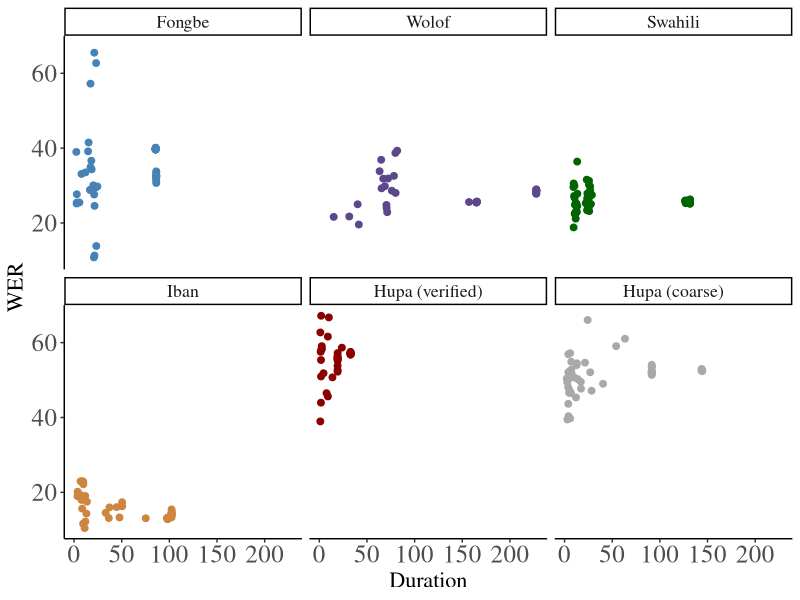
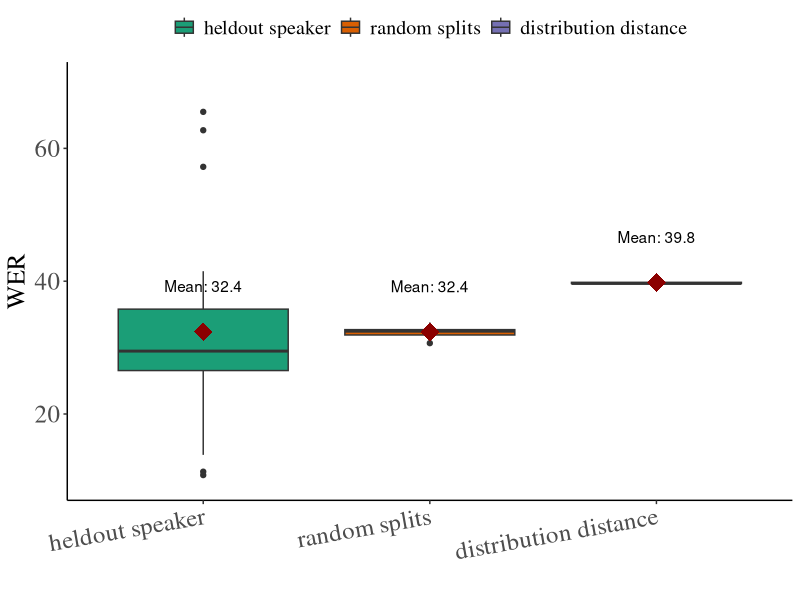
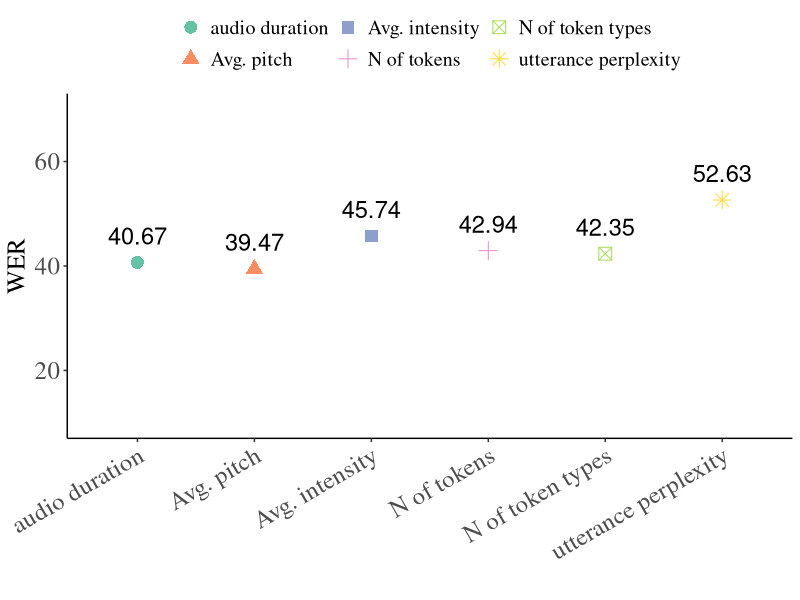

The R source for these figures, in order:
library(ggplot2)

fongbe <- read.csv('fongbe_eval.txt', header = T, sep = '\t')
fongbe$Duration <- fongbe$Duration / 60
fongbe$Language <- rep('Fongbe', nrow(fongbe))
fongbe$Evaluation <- replace(fongbe$Evaluation, fongbe$Evaluation == 'random_different', 'random splits')
fongbe$Evaluation <- replace(fongbe$Evaluation, fongbe$Evaluation == 'distance', 'distribution distance')
fongbe$Evaluation <- replace(fongbe$Evaluation, fongbe$Evaluation == 'heldout_speaker', 'heldout speaker')
fongbe$Evaluation <- replace(fongbe$Evaluation, fongbe$Evaluation == 'ave_intensity', 'Avg. intensity')
fongbe$Evaluation <- replace(fongbe$Evaluation, fongbe$Evaluation == 'ave_pitch', 'Avg. pitch')
fongbe$Evaluation <- replace(fongbe$Evaluation, fongbe$Evaluation == 'len_different', 'audio duration')
fongbe$Evaluation <- replace(fongbe$Evaluation, fongbe$Evaluation == 'num_word', 'N of tokens')
fongbe$Evaluation <- replace(fongbe$Evaluation, fongbe$Evaluation == 'word_type', 'N of token types')
fongbe$Evaluation <- replace(fongbe$Evaluation, fongbe$Evaluation == 'ppl', 'utterance perplexity')


wolof <- read.csv('wolof_eval.txt', header = T, sep = '\t')
wolof$Duration <- wolof$Duration / 60
wolof$Language <- rep('Wolof', nrow(wolof))

swahili <- read.csv('swahili_eval.txt', header = T, sep = '\t')
swahili$Duration <- swahili$Duration / 60
swahili$Language <- rep('Swahili', nrow(swahili))

iban <- read.csv('iban_eval.txt', header = T, sep = '\t')
iban$Duration <- iban$Duration / 60
iban$Language <- rep('Iban', nrow(iban))

hupa_top_tier <- read.csv('hupa_top_tier_eval.txt', header = T, sep = '\t')
hupa_top_tier$Duration <- hupa_top_tier$Duration / 60
hupa_top_tier$Language <- rep('Hupa (verified)', nrow(hupa_top_tier))

hupa_second_tier <- read.csv('hupa_second_tier_eval.txt', header = T, sep = '\t')
hupa_second_tier$Duration <- hupa_second_tier$Duration / 60
hupa_second_tier$Language <- rep('Hupa (coarse)', nrow(hupa_second_tier))

data <- rbind(fongbe, wolof, swahili, iban, hupa_top_tier, hupa_second_tier)
data$Language <- factor(data$Language, levels = c('Fongbe', 'Wolof', 'Swahili', 'Iban', 'Hupa (verified)', 'Hupa (coarse)'))

ggplot(data, aes(x=Duration, y=WER)) + 
  geom_point(size=2, aes(color = Language)) + 
  scale_color_manual(values = c("steelblue", "mediumpurple4", "darkgreen", "peru", "darkred", "darkgrey")) +
#  labs(title="Wolof",x="Audio duration (s)", y = "WER")+
  facet_wrap( ~ Language, nrow = 2) +
  theme_classic() + 
  guides(linetype = guide_legend(nrow = 2)) +
  theme(legend.position="none") +
  theme(legend.title = element_blank(),
        text = element_text(size=16, family="Times"),
        axis.text.x=element_text(size=18),
        axis.text.y=element_text(size=18)) 

fongbe_variable <- subset(fongbe,Evaluation %in% c('heldout speaker', 'random splits', 'distribution distance'))
fongbe_variable$Evaluation <- factor(fongbe_variable$Evaluation, levels = c('heldout speaker', 'random splits', 'distribution distance'))
#names(fongbe_variable) <- c('Language', 'Speaker', 'Duration', 'WER', 'Data split method')

fongbe_rest <- subset(fongbe, !(Evaluation %in% c('heldout speaker', 'random splits', 'distribution distance')))
fongbe_rest$Evaluation <- factor(fongbe_rest$Evaluation, levels = c('audio duration', 'Avg. pitch', 'Avg. intensity', 'N of tokens', 'N of token types', 'utterance perplexity'))
#names(fongbe_rest) <- c('Language', 'Speaker', 'Duration', 'WER', 'Data split method')

ggplot(fongbe_variable, aes(x=Evaluation, y=WER, fill=Evaluation)) +
  geom_boxplot() +
  scale_fill_brewer(palette="Dark2") + 
  stat_summary(fun=mean, colour="darkred", geom="point", 
               shape=18, size=6, show.legend=FALSE) + 
  stat_summary(fun = mean, geom = "text", col = "black",     # Add text to plot
               vjust = -3.3, aes(label = paste("Mean:", round(..y.., digits = 1)))) +
  ylim(c(10, 70)) + 
  xlab('') +
  labs(fill = "Data split method") + 
  theme_classic() +
  guides(linetype = guide_legend(nrow = 2)) +
  theme(legend.position="top") +
  theme(legend.title = element_blank(),
        text = element_text(size=18, family="Times"),
        axis.text.x=element_text(size=18),
        axis.text.y=element_text(size=18)) +
  scale_x_discrete(guide = guide_axis(angle = 10)) 

ggplot(fongbe_rest, aes(x=Evaluation, y=WER, color=Evaluation)) +
  geom_point(size=4,  aes(shape = Evaluation)) +
  scale_color_brewer(palette="Set2") + 
  geom_text(aes(label=WER), vjust=-1, color="black", size=6) +
  ylim(c(10, 70)) + 
  xlab('') +
  labs(fill = "Data split method") + 
  theme_classic() +
  theme(legend.position="top") +
  theme(legend.title = element_blank(),
        text = element_text(size=18, family="Times"),
        axis.text.x=element_text(size=18),
        axis.text.y=element_text(size=18)) +
  scale_x_discrete(guide = guide_axis(angle = 30)) 

